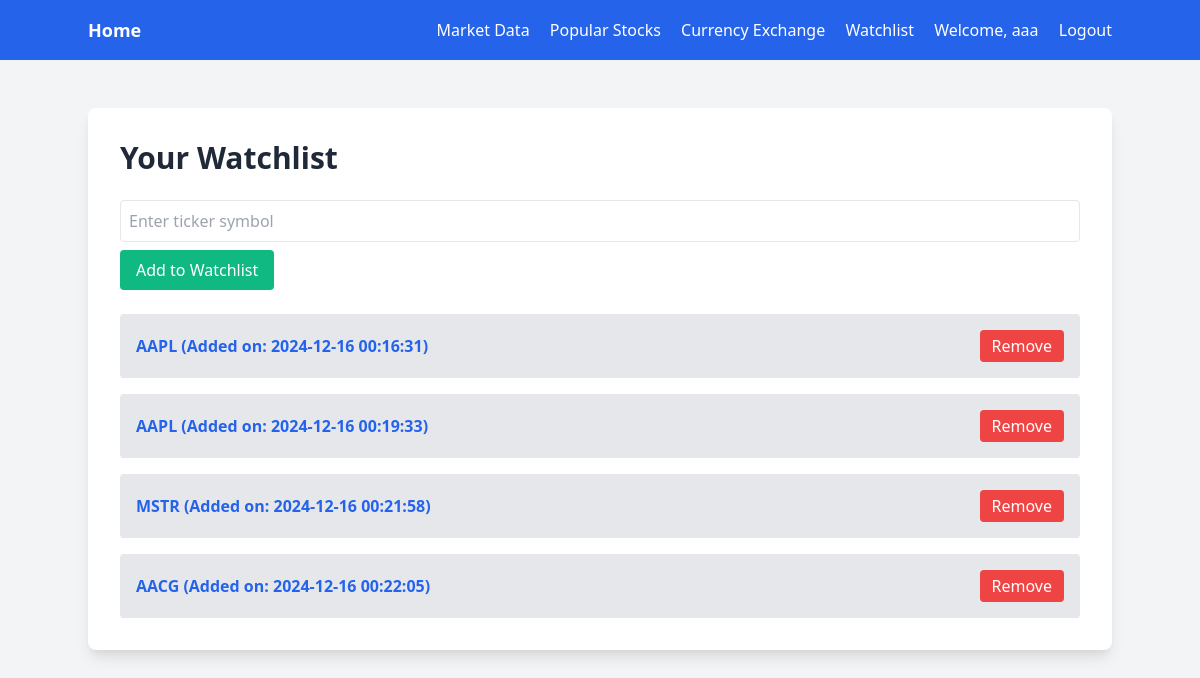
The page /watchlist (signed in) on the database as committed earlier.
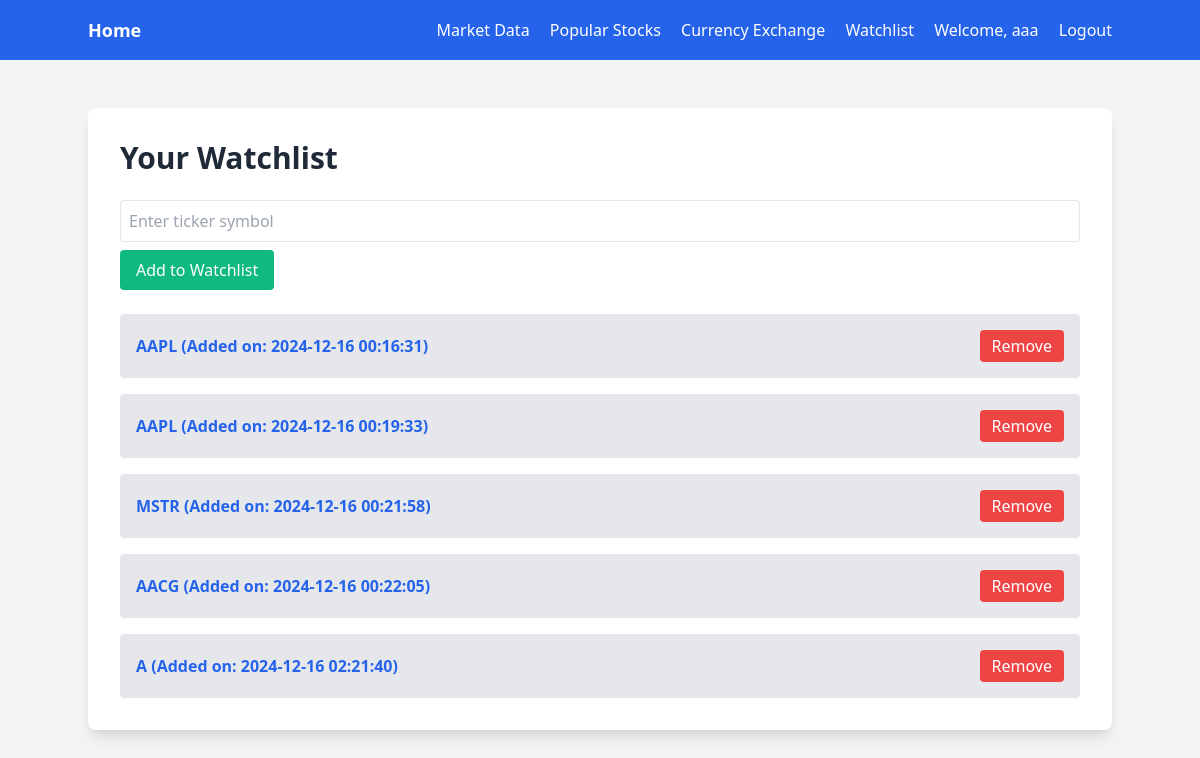
The same page on the database as committed later.
### tables this page shows
CREATE TABLE watchlist (
            id INTEGER PRIMARY KEY AUTOINCREMENT,
            username TEXT NOT NULL,
            ticker TEXT NOT NULL,
            date_added TIMESTAMP DEFAULT CURRENT_TIMESTAMP,
            FOREIGN KEY (username) REFERENCES users (username)
        );

### __init__.py (the view)
@app.route('/watchlist')
@login_required
def watchlist():
    conn = get_db_connection()
    username = session['username']
    stocks = conn.execute('SELECT * FROM watchlist WHERE username = ?', (username,)).fetchall()
    conn.close()
    return render_template('watchlist.html', stocks=stocks)

### __init__.py (called while the page is built)
def get_db_connection():
    conn = sqlite3.connect('stonks.db')
    conn.row_factory = sqlite3.Row
    return conn

def login_required(f):
    @wraps(f)
    def decorated_function(*args, **kwargs):
        if 'username' not in session:
            flash('You must be logged in to access this page.', 'danger')
            return redirect(url_for('login', next=request.url))
        return f(*args, **kwargs)
    return decorated_function

### templates/watchlist.html (shortened to what this page needs)
<!DOCTYPE html>
<html lang="en">
<head>
    <link href="https://cdn.jsdelivr.net/npm/tailwindcss@2.2.19/dist/tailwind.min.css" rel="stylesheet">
</head>
<body class="bg-gray-100 text-gray-800">
    <nav class="bg-blue-600 text-white p-4">
        <div class="container mx-auto flex justify-between items-center">
            <a href="{{ url_for('home') }}" class="text-lg font-bold">Home</a>
            <div>
                <a href="{{ url_for('market_bp.market_data') }}" class="mr-4 hover:underline">Market Data</a>
                <a href="{{ url_for('market_bp.popular_stocks') }}" class="mr-4 hover:underline">Popular Stocks</a>
                <a href="{{ url_for('currency_bp.currency_exchange') }}" class="mr-4 hover:underline">Currency Exchange</a>
                <a href="{{ url_for('watchlist') }}" class="mr-4 hover:underline">Watchlist</a>
                {% if 'username' in session %}
                    <span class="mr-4">Welcome, {{ session['username'] }}</span>
                    <a href="{{ url_for('logout') }}" class="hover:underline">Logout</a>
                {% else %}
                    <a href="{{ url_for('login') }}" class="mr-4 hover:underline">Login</a>
                    <a href="{{ url_for('register') }}" class="hover:underline">Register</a>
                {% endif %}
            </div>
        </div>
    </nav>
    <div class="container mx-auto my-12 p-8 bg-white shadow-lg rounded-lg">
        <h1 class="text-3xl font-bold mb-6">Your Watchlist</h1>
        <form method="POST" action="{{ url_for('add_to_watchlist') }}" class="mb-6">
            <input type="text" name="ticker" placeholder="Enter ticker symbol" class="border rounded w-full p-2 mb-2" required>
            <button type="submit" class="bg-green-500 text-white py-2 px-4 rounded hover:bg-green-600">Add to Watchlist</button>
        </form>
        {% if stocks %}
            <ul class="space-y-4">
                {% for stock in stocks %}
                    <li class="p-4 bg-gray-200 rounded flex justify-between items-center">
                        <a href="{{ url_for('market_bp.stock_detail', symbol=stock['ticker']) }}" class="text-blue-600 font-semibold hover:underline">
                            {{ stock['ticker'] }} (Added on: {{ stock['date_added'] }})
                        </a>
                        <form method="POST" action="{{ url_for('remove_from_watchlist', stock_id=stock['id']) }}">
                            <button type="submit" class="bg-red-500 text-white py-1 px-3 rounded hover:bg-red-600">Remove</button>
                        </form>
                    </li>
                {% endfor %}
            </ul>
        {% else %}
            <p class="text-gray-500">Your watchlist is currently empty.</p>
        {% endif %}
    </div>
</body>
</html>

Rows that differ between the two databases and show on the page:
added watchlist: ticker "A", date_added "2024-12-16 02:21:40"
